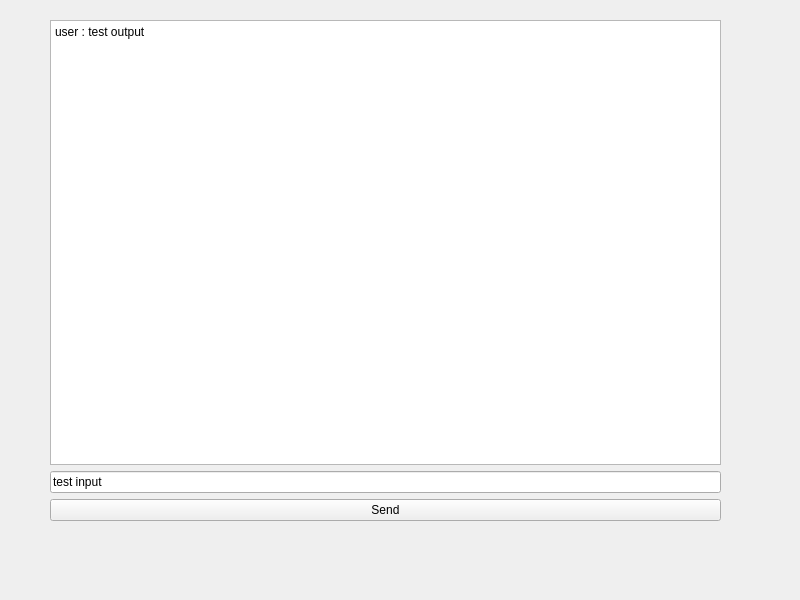
<?xml version="1.0" encoding="UTF-8"?>
<ui version="4.0">
 <class>Widget</class>
 <widget class="QWidget" name="Widget">
  <property name="geometry">
   <rect>
    <x>0</x>
    <y>0</y>
    <width>800</width>
    <height>600</height>
   </rect>
  </property>
  <property name="windowTitle">
   <string>Widget</string>
  </property>
  <widget class="QWidget" name="gridLayoutWidget">
   <property name="geometry">
    <rect>
     <x>50</x>
     <y>20</y>
     <width>671</width>
     <height>501</height>
    </rect>
   </property>
   <layout class="QGridLayout" name="gridLayout">
    <item row="0" column="0">
     <widget class="QPlainTextEdit" name="plainTextEdit">
      <property name="plainText">
       <string>user : test output</string>
      </property>
     </widget>
    </item>
    <item row="3" column="0">
     <widget class="QLineEdit" name="lineEdit">
      <property name="text">
       <string>test input</string>
      </property>
     </widget>
    </item>
    <item row="4" column="0">
     <widget class="QPushButton" name="sendBtn">
      <property name="text">
       <string>Send</string>
      </property>
     </widget>
    </item>
   </layout>
  </widget>
 </widget>
 <resources/>
 <connections/>
</ui>
